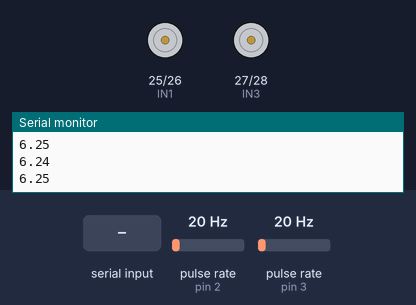
A sketch run on a simulated Arduino Mega 2560, built with avr-gcc and run on an emulated ATmega2560. Parts: motor-driver pin pairs drawn as motors (green arrow = first pin HIGH = forward, orange = second pin HIGH = backward, longer = more drive, scaled by the enable pin), the last lines printed to the serial monitor. Wiring (inferred from the names in the program): 2 × pulse sensor: data pin 2 / data pin 3. The inputs (shaded band) are chosen by the test bench; at power-on: pulse rate (sensors on pin 2, pin 3) 20 Hz.

Above: at 1.2 s.
1.3 s: "200\n" received over the second serial link
2.8 s: "s90\n" received over the second serial link
At 4.1 s:
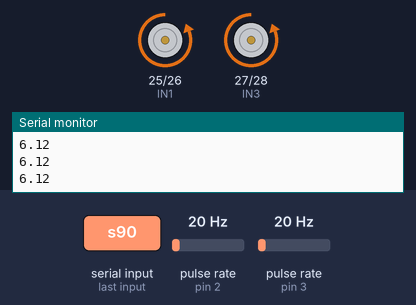
5.8 s: pulse rate (sensor on pin 2) set to 196 Hz
8.8 s: "s,45\n" received over the second serial link
At 8.98 s:
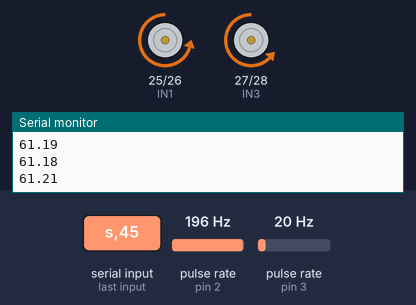
11.8 s: pulse rate (sensor on pin 3) set to 196 Hz
At 11.95 s:
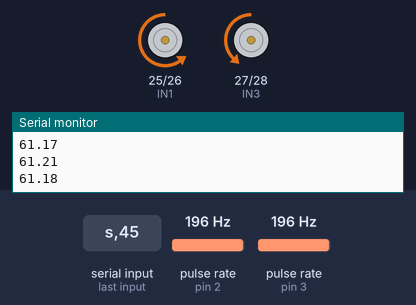
14.8 s: "b90\n" received over the second serial link
At 14.86 s:
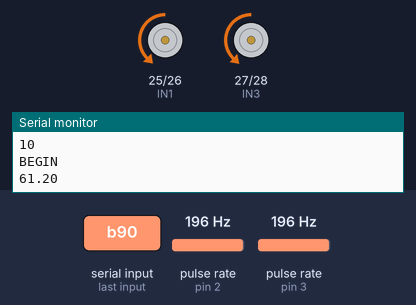
Timing chart, 0 to 23.1 s (numbered marks = the images above; inputs shaded):
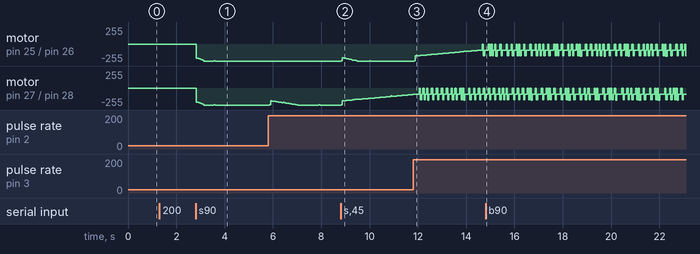

Measured:
- after the input at 2.8 s, motor on pin 25 (IN1) / pin 26 (IN2), motor on pin 27 (IN3) / pin 28 (IN4): stopped → backward 213/255 at once, → backward 255/255 0.10 s later

The sketch:

Ej4_Encoder.ino
```cpp
unsigned long PERIODO_MUESTREO_MS = 50;  // Periodo de muestreo para control (ms).

//Ultrasonidos
const int Echo1 = 11;
const int Echo2 = 12;
const int Trig1 = 9;
const int Trig2 = 10;

//Motor Derecho
const int IN1 = 25;
const int IN2 = 26;
const int ENA = 44;
int m1;

//Motor Izquierdo
const int IN3 = 27;
const int IN4 = 28;
const int ENB = 45;
int m2;

// Enconders
const int ENCL = 2;
const int ENCR = 3;
const int rtL = 48;
const int rtR = 48;
unsigned long LenconderCnt;
unsigned long RenconderCnt;
unsigned long timeEncAnt, timeEncAct;
double rpmL, rpmR;

//MODO DE FUNCIONAMIENTO
int modo = 0;

//Variables de funcionamiento
bool puttyReady = false;
int tact, tant; //Tiempo entre ciclos
float distStop;
float dist1, old_dist1;
float dist2, old_dist2;
int vel1 = 0, vel2 = 0;
int tmAct, tmAnt;
float tm;
float maxDistDif = 0.5; //Threshold para parar el vehiculo en el modo 1 - Histeresis
float ping1, ping2;
float measureDiff = 0.2; //Maxima diferencia entre medidas para el filtro (malfuncionamiento sensor)
int mode = 0;

double velRef; //Velocidad de referencia

float dist1Sum, dist2Sum;
int nMed;
int velUmbral = 90;
int velMinG = 80;

// Modo 5 y 6
void modo5() {
  PERIODO_MUESTREO_MS = 50;

  int col1, col2;
  int velMin1 = velMinG;
  int velMin2 = velMinG;

  //Controlamos para que ambas ruedas vayan a la velocidad de referencia
  col1 = round(controlador1(velRef, m1*rpmR, tm));
  col2 = round(controlador2(velRef, m2*rpmL, tm));

  if (col1 > 0)
    vel1 = col1 + velMin1;
  else
    vel1 = col1 - velMin1;
  if (col1 > 0)
    vel2 = col2 + velMin2;
  else
    vel2 = col2 - velMin2;
}

/* Funciones de interrupciones para los encoder  */
void ISRLeft() {
  LenconderCnt++;
}

void ISRRight() {
  RenconderCnt++;
}

void setup() {
  //Declaramos los ecoders como entradas con pullup
  pinMode(ENCL, INPUT_PULLUP);
  pinMode(ENCR, INPUT_PULLUP);

  pinMode(IN1, OUTPUT);
  pinMode(IN2, OUTPUT);
  pinMode(IN3, OUTPUT);
  pinMode(IN4, OUTPUT);
  pinMode(ENA, OUTPUT);
  pinMode(ENB, OUTPUT);

  Serial2.begin(38400);

  Serial.begin(9600); //Debug

  Serial.println("SERIAL STARTED"); //Debug

  tact =  tant =  millis(); //Medidas para el envio de datos por Bluetooth
  tmAct = tmAnt = millis(); //Medidas intervalo control

  velRef = 0;

  //Asociamos la interrupción con un flanco de subida en la medida de los encoder
  LenconderCnt = RenconderCnt = 0;
  attachInterrupt(digitalPinToInterrupt(ENCR), ISRRight, RISING);
  attachInterrupt(digitalPinToInterrupt(ENCL), ISRLeft, RISING);
  timeEncAnt = timeEncAct = micros();
}

void loop() {

  //Hay mas de 3 Bytes listos para ser leidos - Usamos comandos de 4 parametros para configurarlo
  if (Serial2.available() > 3)
    BTread(&modo, &velRef);

  tmAct = millis();
  if ((tmAct - tmAnt) >= PERIODO_MUESTREO_MS) {
    //Lectura encoders
    medirVelocidad();

    tm = (tmAct - tmAnt) / 1000.0; //Se pasa a segundos

    switch (modo) {
      case 0:   //Modo 0 - Parado
        vel1 = 0; vel2 = 0;
        break;

      case 1:   //Modo 5 - Control de velocidad
        modo5();
        break;
    }


    //Telemetría (Putty)

    if (vel2 < velUmbral && vel2 > -velUmbral)
      vel2 = 0;

    if (vel1 < velUmbral && vel1 > -velUmbral)
      vel1 = 0;

    tact = millis();
    telemetria(tact - tant, m2*rpmL, m1*rpmR, velRef, mode, vel2, vel1);
    tant = millis();
    moveRobot(vel1, vel2);
    tmAnt = millis();
  }

}
```

comunicacionBT.ino
```cpp
void BTread(int* modoFuncionamiento, double* velRef) {
  //Esta función se ejecutará cuando haya 4 bytes listos para leer
  // X000 -> X indica el modo; y 000 la velocidad de referencia
  int SerialIn = 0;
  int dataIn;
  int mod;
  mod = Serial2.read();
  Serial.println(mod);
  while (Serial2.available() > 0) {
    dataIn = int(Serial2.read());
    Serial.println(dataIn);
    if (dataIn >= 48 && dataIn <= 57) SerialIn = 10 * SerialIn + dataIn - 48;
  }

  switch (mod)  {
    case 'b': //Begin communication
      puttyReady = true;
      Serial.println("BEGIN"); //Debug
      break;
    case 'e': //End Communication
      puttyReady = false;
      Serial.println("END"); //Debug
      break;
    case 's': //Set velRef
      *velRef = (double)SerialIn;
      Serial.println("Max Distance changed to -->  " + String(*velRef)); //Debug
      break;
    case '0':
      *modoFuncionamiento = 0;
      Serial.println("Mode changed to --> MODE0 (Inactive)"); //Debug
      break;
    case '1': //Velocidad de refencia positiva
      *modoFuncionamiento = 1;
      *velRef = (double)SerialIn;
      Serial.println("Mode changed to --> MODE1 \t with max Dist: " + String(*velRef)); //Debug
      break;
    case '2': //Velocidad de referencia negativa
      *modoFuncionamiento = 1;
      *velRef = -(double)SerialIn;
      Serial.println("Mode changed to --> MODE2 \t with max Dist: " + String(*velRef)); //Debug
      break;
  }
}

void telemetria(int t,double distL, double distR, double ref, int mode, int pwmL, int pwmR){
  if (puttyReady) //Empezamos solo cuando el putty esté listo (Debemos asegurarnos de tener el mismo numero de columnas en todas las filas)
    Serial2.println(String(t) + " " + String(distL) + " " + String(distR) + " " + String(ref) + " " + String(mode) + " " + String(pwmL) + " " + String(pwmR));
}
```

controlador.ino
```cpp
//float kp = -4.17540 * 1;
//float kd = -0.93737 * 1;
//float ki = -0.1 * 1;


float controlador1(float Rk, float Yk, float Tm)
{
  float Umax = 255-velMinG, Umin = -Umax; /* Valores límite de la señal de control */
  float kp = 1.43;
  float kd = 0;
  float ki = 1;

  float Uk, Uks; //Señal de control y señal de control saturada
  float uk; //Señal de control incremental
  float Ueq = 0;
  static float Int_k = 0.0, Int_ks = 0.0;
  static float ek = 0.0, e_k_1 = 0.0;

  /*Control*/
  ek = Rk - Yk; //Cálculo del error actual

  //Calculamos la señal de control incremental (PID)
  uk = kp * ek + kd * (ek - e_k_1) / Tm + ki * Int_k;

  e_k_1 = ek; //Actualizamos el error del instante anterior
  Int_k += ek * Tm;
//  if (uk >= 5)
//    Uk = Ueq + uk;
//  else if (uk <= -5)
//    Uk = -Ueq + uk;
//  else
//    Uk = 0;

  Uk=uk;
  /* Saturación de la señal de control */
  if (Uk > Umax) Uks = Umax;
  else if (Uk < Umin) Uks = Umin;
  else Uks = Uk;

  if (Uk >= Umax || Uk <= Umin) //Si la señak de control satura
    Int_k -= ek * Tm;

  return Uks;
}


float controlador2(float Rk, float Yk, float Tm)
{
  float Umax = 255-velMinG, Umin = -Umax; /* Valores límite de la señal de control */
  float kp = 1.43;
  float kd = 0;
  float ki =  1;
  float Uk, Uks; //Señal de control y señal de control saturada
  float uk; //Señal de control incremental
  float Ueq = 0;
  static float Int_k = 0.0, Int_ks = 0.0;
  static float ek = 0.0, e_k_1 = 0.0;

  /*Control*/
  ek = Rk - Yk; //Cálculo del error actual

  //Calculamos la señal de control incremental (PID)
  uk = kp * ek + kd * (ek - e_k_1) / Tm + ki * Int_k;

  e_k_1 = ek; //Actualizamos el error del instante anterior
  Int_k += ek * Tm;

//  if (uk >= 5)
//    Uk = Ueq + uk;
//  else if (uk <= -5)
//    Uk = -Ueq + uk;
//  else
//    Uk = 0;

  Uk=uk;
  /* Saturación de la señal de control */
  if (Uk > Umax) Uks = Umax;
  else if (Uk < Umin) Uks = Umin;
  else Uks = Uk;

  if (Uk >= Umax || Uk <= Umin) //Si la señak de control satura
    Int_k -= ek * Tm;

  return Uks;
}
```

moveRobot.ino
```cpp
//Igual que en modos anteriores
void moveRobot(int vel1, int vel2) {
  int velMin = velUmbral;

  analogWrite(ENA, abs(vel1));
  analogWrite(ENB, abs(vel2));

//CONTROL DIRECCION
  if (vel1 < -velMin) {
    digitalWrite(IN1, HIGH);
    digitalWrite(IN2, LOW);
    m1 = -1;
  }
  else if (vel1 > velMin) {
    digitalWrite(IN1, LOW);
    digitalWrite(IN2, HIGH);
    m1 = 1;
  }
  else {
    digitalWrite(IN1, LOW);
    digitalWrite(IN2, LOW);
    m1 = 0;
  }

  if (vel2 < -velMin) {
    digitalWrite(IN3, HIGH);
    digitalWrite(IN4, LOW);
    m2 = -1;
  }
  else if (vel2 > velMin) {
    digitalWrite(IN3, LOW);
    digitalWrite(IN4, HIGH);
    m2 = 1;
  }
  else {
    digitalWrite(IN3, LOW);
    digitalWrite(IN4, LOW);
    m2 = 0;
  }

// CAMBIO MODO TELEMETRIA
  if(m1 * m2 == 1){
    if(m1 > 1) mode = 1;
    else mode = 2;
  }
  else{
    if(m1 == 0 && m2 == 0) mode = 0;
    else if(m1 == 1 || m2 == -1) mode = 3;
    else if(m2 == 1 || m1 == -1) mode = 4;
  }

}
```

sensores.ino
```cpp
float ping(int TrgPin, int EchoPin) {
  long duration;
  float distanceCm;

  digitalWrite(TrgPin, LOW);
  delayMicroseconds(4);
  digitalWrite(TrgPin, HIGH);
  delayMicroseconds(10);
  digitalWrite(TrgPin, LOW);

  duration = pulseIn(EchoPin, HIGH, (unsigned long) 12000); //Timeout de 20 ms = 20000 micro segundos

  distanceCm = (float)duration * 10.0 / 292.0 / 2.0;  //convertimos a distancia en cm
  return distanceCm;
}

int filtro(float* distAnt, float* distAct, float pingAct, float maxDiff){ //Filtro para el ultrasonido. Devuelve 1 si medida valida, 0 si no.
  int res;
  if(abs(pingAct - *distAnt) <= maxDiff){
      *distAct = pingAct;
      res = 1;
    }
  else{
      *distAct = *distAct;
      res = 0;
    }
  *distAnt = pingAct;
  return res;
}

//Función para medir la velocidad de los ecoders
void medirVelocidad()
{
  unsigned long interv;

  timeEncAct = micros();
  interv=timeEncAct-timeEncAnt;

  //EN funcion del numero de interrupciones, realizamos una converssion a rpm
  // sabiendo que hay 4 pares de polos
  rpmL = (double)(LenconderCnt*pow(10,6)*60.0)/(interv*4.0*rtL);
  rpmR = (double)(RenconderCnt*pow(10,6)*60.0)/(interv*4.0*rtR);

  timeEncAnt = micros();
  LenconderCnt = 0;
  RenconderCnt = 0;

  Serial.println(rpmL);

}
```
